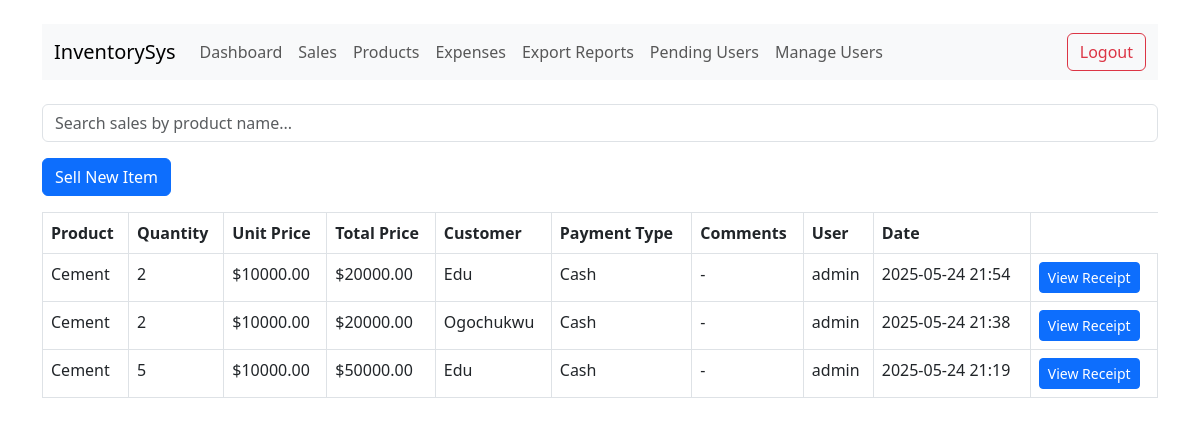
The app's page /sales (signed in) with its own data.
### models.py (models this page shows, shortened)
class Product(db.Model):
    id = db.Column(db.Integer, primary_key=True)
    name = db.Column(db.String(100), nullable=False)
    quantity = db.Column(db.Integer, nullable=False)
    price = db.Column(db.Float, nullable=False)
    cost_price = db.Column(db.Float, nullable=False)
    sales = db.relationship('Sale', backref='product', lazy=True)

class Sale(db.Model):
    id = db.Column(db.Integer, primary_key=True)
    product_id = db.Column(db.Integer, db.ForeignKey('product.id'), nullable=False)
    quantity = db.Column(db.Integer, nullable=False)
    cost_price = db.Column(db.Float, nullable=False)  # <-- Add this line
    unit_price = db.Column(db.Float, nullable=False)
    total_price = db.Column(db.Float, nullable=False)
    timestamp = db.Column(db.DateTime, default=datetime.utcnow)
    customer_name = db.Column(db.String(100), nullable=True)
    payment_type = db.Column(db.String(50), nullable=True)  # e.g., Cash, Card, Mobile Money
    comments = db.Column(db.String(300), nullable=True)
    user_id = db.Column(db.Integer, db.ForeignKey('user.id'))  # Link to User
    user = db.relationship('User', backref='sales')            # Optional: allows user.sales

class User(db.Model, UserMixin):
    id = db.Column(db.Integer, primary_key=True)
    username = db.Column(db.String(80), unique=True, nullable=False)
    full_name = db.Column(db.String(120), nullable=False)       # Full name field
    email = db.Column(db.String(120), unique=True, nullable=False)  # Email should be unique and required
    phone_number = db.Column(db.String(20), unique=True, nullable=True)  # Optional, but unique if provided
    password = db.Column(db.String(200), nullable=False)
    role = db.Column(db.String(20), nullable=False, default='user')  # roles: admin, approver, user
    is_approved = db.Column(db.Boolean, default=False)
    def is_admin(self):
        return self.role == 'admin'

### app.py (the view)
@app.route('/sales')
@login_required
def sales_list():
    search = request.args.get('q', '').strip()
    sales_query = Sale.query.join(Product, Sale.product_id == Product.id)
    if search:
        sales_query = sales_query.filter(Product.name.ilike(f"%{search}%"))
    sales_query = sales_query.order_by(Sale.timestamp.desc())
    sales = sales_query.all()
    user_id = current_user.id
    sales_data = []
    for s in sales:
        product = Product.query.get(s.product_id)
        sales_data.append({
            'id': s.id,  # Add this line
            'product_name': product.name if product else "Unknown Product",
            'quantity': s.quantity,
            'unit_price': s.unit_price,
            'total_price': s.total_price,
            'customer_name': s.customer_name,
            'payment_type': s.payment_type,
            'comments': s.comments,
            'timestamp': s.timestamp.strftime("%Y-%m-%d %H:%M") if s.timestamp else '',
            'username': s.user.username if s.user else '-'
        })
    return render_template('sales_list.html', sales=sales_data)

### app.py (called while the page is built)
@login_manager.user_loader
def load_user(user_id):
    return User.query.get(int(user_id))

### templates/sales_list.html
{% extends "base.html" %}
{% block content %}
<form method="get" class="mb-3">
    <input type="text" name="q" class="form-control" placeholder="Search sales by product name..." value="{{ request.args.get('q', '') }}">
</form>
<a href="{{ url_for('record_sale') }}" class="btn btn-primary mb-3">Sell New Item</a>
<table class="table table-bordered">
    <thead>
        <tr>
            <th>Product</th>
            <th>Quantity</th>
            <th>Unit Price</th>
            <th>Total Price</th>
            <th>Customer</th>
            <th>Payment Type</th>
            <th>Comments</th>
            <th>User</th>
            <th>Date</th>
        </tr>
    </thead>
    <tbody>
        {% for sale in sales %}
        <tr>
            <td>{{ sale.product_name }}</td>
            <td>{{ sale.quantity }}</td>
            <td>${{ "%.2f"|format(sale.unit_price) }}</td>
            <td>${{ "%.2f"|format(sale.total_price) }}</td>
            <td>{{ sale.customer_name or '-' }}</td>
            <td>{{ sale.payment_type or '-' }}</td>
            <td>{{ sale.comments or '-' }}</td>
            <td>{{ sale.username }}</td>
            <td>{{ sale.timestamp }}</td>
            <td>
                <a href="{{ url_for('view_receipt', sale_id=sale.id) }}" class="btn btn-sm btn-primary">
                    View Receipt
                </a>
            </td>
        </tr>
        {% else %}
        <tr><td colspan="8">No sales found.</td></tr>
        {% endfor %}
    </tbody>
</table>
{% endblock %}

### templates/base.html (shortened to what this page needs)
<!DOCTYPE html>
<html>
<head>
    <link rel="stylesheet" href="https://cdn.jsdelivr.net/npm/bootstrap@5.3.0/dist/css/bootstrap.min.css">
</head>
<body class="container mt-4">
    <nav class="navbar navbar-expand-lg navbar-light bg-light mb-4">
        <div class="container-fluid">
            <a class="navbar-brand" href="{{ url_for('dashboard') }}">InventorySys</a>
            <div class="collapse navbar-collapse" id="navbarNav">
                <ul class="navbar-nav">
                    <li class="nav-item"><a class="nav-link" href="{{ url_for('dashboard') }}">Dashboard</a></li>
                    <li class="nav-item"><a class="nav-link" href="{{ url_for('sales_list') }}">Sales</a></li>
                    <li class="nav-item"><a class="nav-link" href="{{ url_for('index') }}">Products</a></li>
                    <li class="nav-item"><a class="nav-link" href="{{ url_for('expenses') }}">Expenses</a></li>
                    <li class="nav-item"><a class="nav-link" href="{{ url_for('export_reports') }}"> Export Reports</a></li>
                    <li class="nav-item"><a class="nav-link" href="{{ url_for('pending_users') }}">Pending Users</a></li>
                    {% if current_user.is_authenticated and current_user.is_admin() %}
                        <li class="nav-item"><a class="nav-link" href="{{ url_for('manage_users') }}">Manage Users</a></li>
                    {% endif %}
                </ul>
                <ul class="navbar-nav ms-auto">
                <li class="nav-item">
                    <a class="btn btn-outline-danger" href="{{ url_for('logout') }}">Logout</a>
                </li>
                </ul>
            </div>
        </div>
    </nav>
    {% block content %}{% endblock %}
</body>
</html>

### records on screen
Product: product_name "Cement" "Cement" "Cement"
Sale: unit_price "10000.00", total_price "20000.00", customer_name "Edu", payment_type "Cash"
User: username "admin" "admin" "admin"
Sale: unit_price "10000.00", total_price "20000.00", customer_name "Ogochukwu", payment_type "Cash"
Sale: unit_price "10000.00", total_price "50000.00", customer_name "Edu", payment_type "Cash"

### other values on screen
{{ sale.quantity }} "2" "2" "5"
{{ sale.comments or '-' }} "-" "-" "-"
{{ sale.timestamp }} "2025-05-24 21:54" "2025-05-24 21:38" "2025-05-24 21:19"
